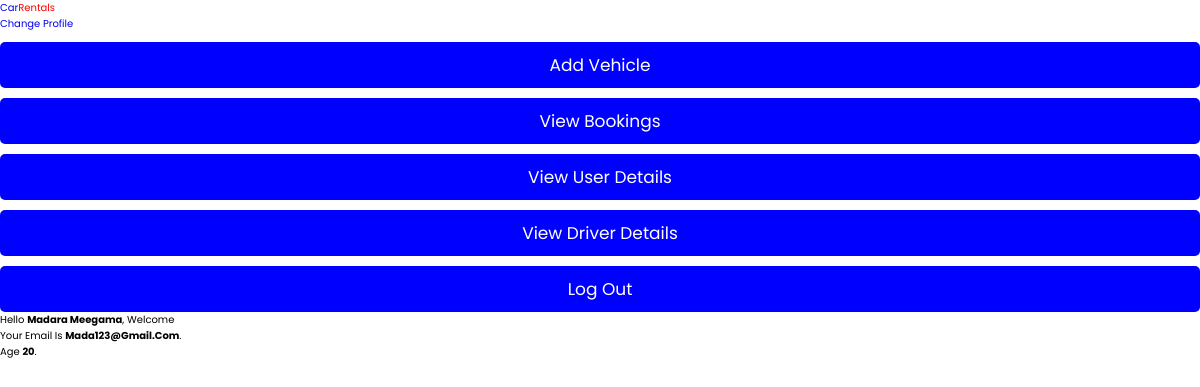
Page /php/adminhome.php (signed in) on the committed database.
### tables this page shows
CREATE TABLE `users` (
  `Id` int(11) NOT NULL,
  `Username` varchar(200) DEFAULT NULL,
  `Email` varchar(200) DEFAULT NULL,
  `Age` int(11) DEFAULT NULL,
  `Password` varchar(200) DEFAULT NULL
);

### php/adminhome.php (the view, shortened to what this page needs)
<?php
   include("../connect.php");
?>
<!DOCTYPE html>
<html lang="en">
<head>
    <link rel="stylesheet" href="../style/style.css">
</head>
<body>
    <div class="nav">
        <div class="logo">
            <p><a href="php/adminhome.php">car<span style="color:red">Rentals</span></a> </p>
        </div>
        <div class="right-links">
            <?php
            $id = $_SESSION['id'];
            $query = mysqli_query($connection,"SELECT*FROM users WHERE Id=$id");
            while($result = mysqli_fetch_assoc($query)){
                $res_Uname = $result['Username'];
                $res_Email = $result['Email'];
                $res_Age = $result['Age'];
                $res_id = $result['Id'];
            }
            echo "<a href='adminedit.php?Id=$res_id'>Change Profile</a>";
            ?>
            <a href="adminAddVehicle.php"> <button class="btn">Add Vehicle</button> </a>
            <a href="viewbookings.php"> <button class="btn">View Bookings</button> </a>
            <a href="viewuserdetails.php"> <button class="btn">View User Details</button> </a>
            <a href="viewdriverdetails.php"> <button class="btn">View Driver Details</button> </a>
            <a href="logout.php"> <button class="btn">Log Out</button> </a>
        </div>
    </div>
    <main>
       <div class="main-box top">
          <div class="top">
            <div class="box">
                <p>Hello <b><?php echo $res_Uname ?></b>, Welcome</p>
            </div>
            <div class="box">
                <p>Your email is <b><?php echo $res_Email ?></b>.</p>
            </div>
          </div>
          <div class="bottom">
            <div class="box">
                <p>Age <b><?php echo $res_Age ?></b>.</p>
            </div>
          </div>
       </div>
    </main>
</body>
</html>

### css/style.css (style rules this page uses)
:root { --blue:#0000FF; --black:#333; --white:#fff; --bg-color:#eee; --box-shadow:0 .5rem 1rem rgba(0,0,0,.1); --border:.1rem solid var(--black); }
* { font-family: 'Poppins', sans-serif; margin:0; padding:0; box-sizing: border-box; outline: none; border:none; text-decoration: none; text-transform: capitalize; }
html { font-size: 62.5%; overflow-x: hidden; }
.btn { display: block; width: 100%; cursor: pointer; border-radius: .5rem; margin-top: 1rem; font-size: 1.7rem; padding:1rem 3rem; background: var(--blue); color:var(--white); text-align: center; }

### rows in the picture
users: Username "Madara Meegama", Email "Mada123@gmail.com", Age "20"
